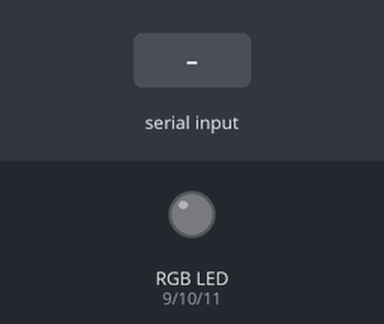
A sketch run on a simulated Arduino Uno, built with avr-gcc and run on an emulated ATmega328P. Parts: an RGB LED mixed from three pins (HIGH = lit). The test bench sets the inputs (shaded band). Dim RGB values are drawn brighter than linear.

Above: at 1.2 s.
1.3 s: "90,45,200\n" received over the second serial link
At 3.0 s:
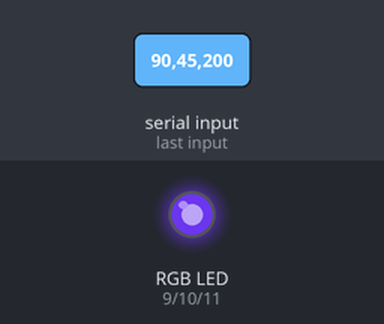
3.8 s: "30,150,10\n" received over the second serial link
At 6.0 s:
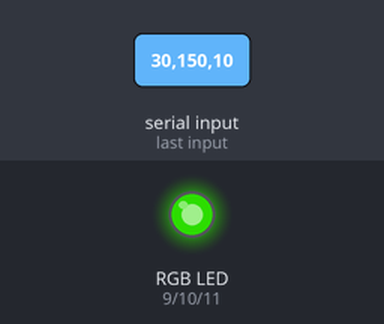
6.3 s: "90,45\n" received over the second serial link
At 7.9 s:
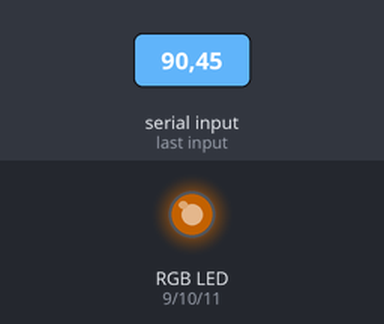
8.7 s: "5\n" received over the second serial link
At 10.8 s:
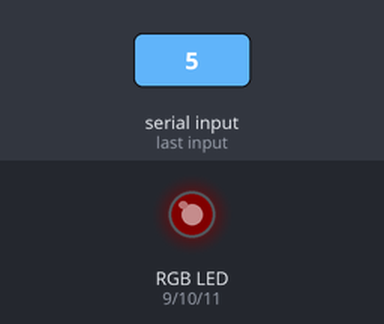
11.1 s: "90\n" received over the second serial link
At 12.8 s:
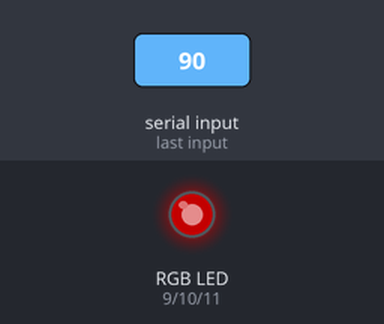
13.6 s: "200\n" received over the second serial link
At 15.9 s:
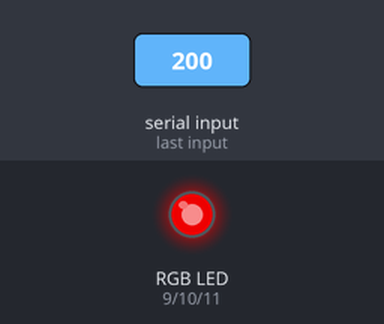
Timing chart, 0 to 17.0 s (numbered marks = the images above; inputs shaded):
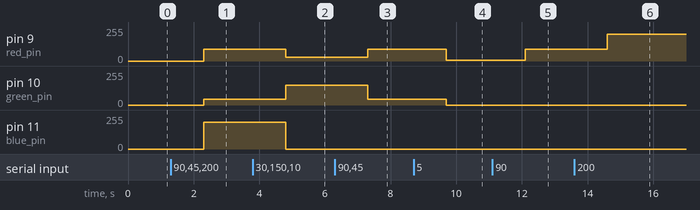

The sketch:

sketch_arduino.ino
```cpp
#include <SoftwareSerial.h>

// initialize the RX and TX pins
SoftwareSerial bluetoothSerial(5, 6); // RX = 5(HM-10's TX), TX = 6(HM-10'S RX)

// initialize the pins for RGB colors
const int red_pin = 9;
const int green_pin = 10;
const int blue_pin = 11;

// string to be used for saving the values received
String result = "";

void setup() {
    pinMode(red_pin, OUTPUT);
    pinMode(green_pin, OUTPUT);
    pinMode(blue_pin, OUTPUT);
    Serial.begin(9600);
    bluetoothSerial.begin(9600);
}

void loop() {
  if(bluetoothSerial.available())
  {
    // read the string send by the UI
    result = bluetoothSerial.readString();
  }
  if(result != "")
  {
    // extract the values for R G and B
    String red = result.substring(0,3);
    String green = result.substring(3, 6);
    String blue = result.substring(6, 9);

    // set the values of LED module
    analogWrite(red_pin, red.toInt());
    analogWrite(green_pin, green.toInt());
    analogWrite(blue_pin, blue.toInt());
  }

  // reset the value of the string
  result = "";
}
```

Measured:
- after the input at 1.3 s, pin 9 (red_pin): 0/255 → 90/255 after 1.0 s; pin 10 (green_pin): 0/255 → 45/255 after 1.0 s; pin 11 (blue_pin): 0/255 → 200/255 after 1.0 s
- after the input at 3.8 s, pin 9 (red_pin): 90/255 → 30/255 after 1.0 s; pin 10 (green_pin): 45/255 → 150/255 after 1.0 s; pin 11 (blue_pin): 200/255 → 0/255 after 1.0 s
- after the input at 6.3 s, pin 9 (red_pin): 30/255 → 90/255 after 1.0 s; pin 10 (green_pin): 150/255 → 45/255 after 1.0 s
- after the input at 8.7 s, pin 9 (red_pin): 90/255 → 5/255 after 1.0 s; pin 10 (green_pin): 45/255 → 0/255 after 1.0 s
- after the input at 11.1 s, pin 9 (red_pin): 5/255 → 90/255 after 1.0 s
- after the input at 13.6 s, pin 9 (red_pin): 90/255 → 200/255 after 1.0 s
